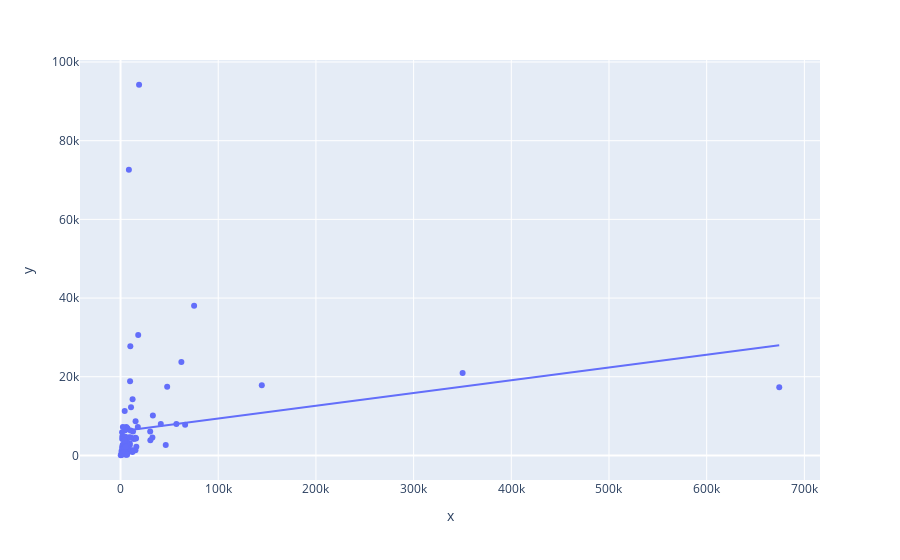

Source (notebook cell):
### Code cell
px.scatter(
    x=adata[:, df0.index[-100:]].layers["counts"].sum(0),
    y=adata[:, df0.index[-100:]].varm["bulk"][:, 0],
    # log_x=True, log_y=True,
    trendline="ols"
)
